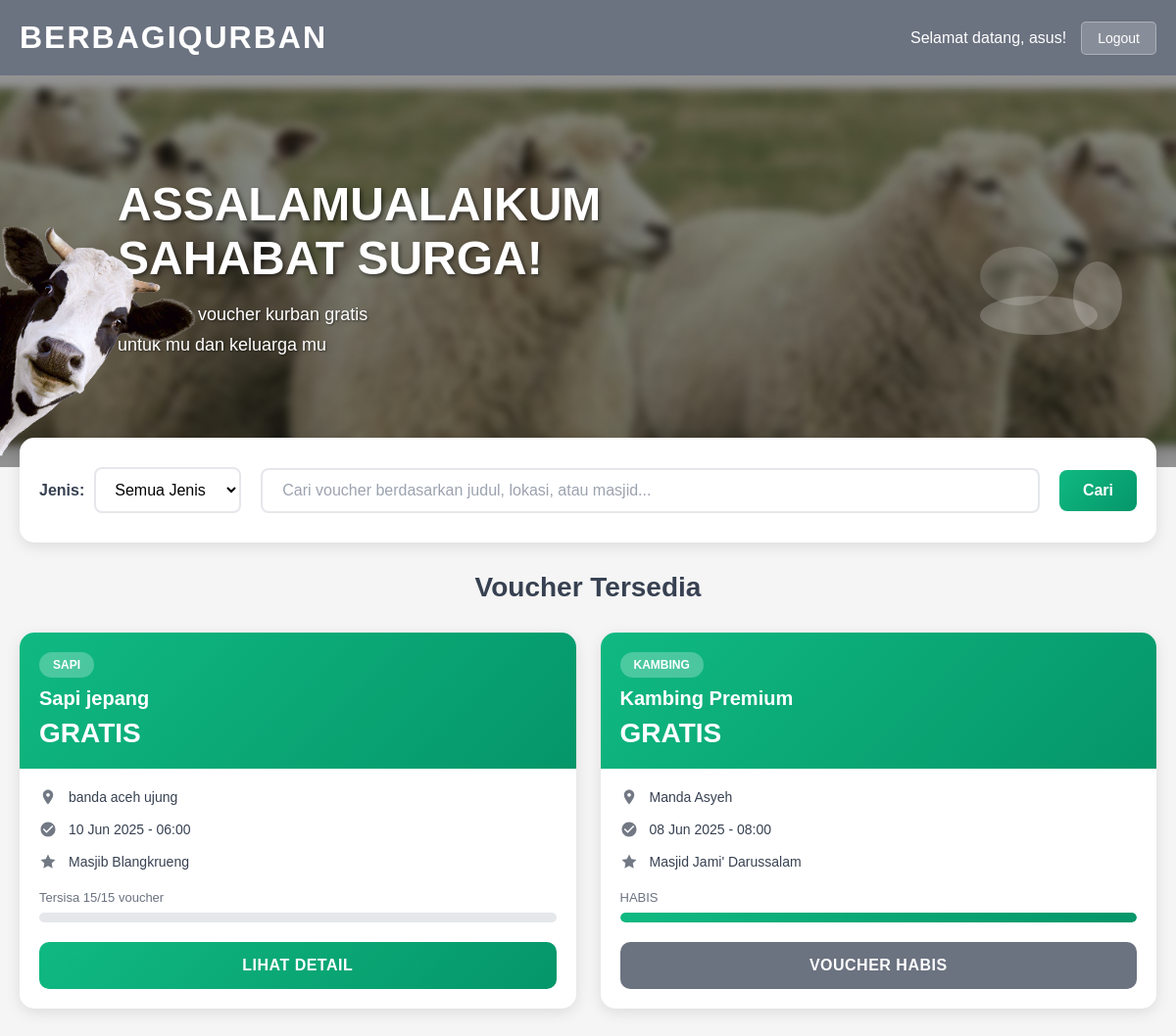
The app's page /home/ (signed in) with its own data.
### berbagikurban/models.py (models this page shows, shortened)
class Voucher(models.Model):
    ANIMAL_CHOICES = [
        ('kambing', 'Kambing'),
        ('sapi', 'Sapi'),
        ('domba', 'Domba'),
        ('kerbau', 'Kerbau'),
    ]
    title = models.CharField(max_length=200, verbose_name="Judul Voucher")
    animal_type = models.CharField(max_length=20, choices=ANIMAL_CHOICES, verbose_name="Jenis Hewan")
    category = models.ForeignKey(Category, on_delete=models.SET_NULL, null=True, blank=True, verbose_name="Kategori")
    location = models.CharField(max_length=200, verbose_name="Lokasi")
    mosque = models.CharField(max_length=200, verbose_name="Masjid")
    schedule_date = models.DateField(verbose_name="Tanggal Penyembelihan")
    schedule_time = models.TimeField(verbose_name="Waktu Penyembelihan")
    total_vouchers = models.IntegerField(default=0, verbose_name="Total Voucher")
    remaining_vouchers = models.IntegerField(default=0, verbose_name="Sisa Voucher")
    is_active = models.BooleanField(default=True, verbose_name="Status Aktif")
    created_at = models.DateTimeField(auto_now_add=True)
    updated_at = models.DateTimeField(auto_now=True)
    class Meta:
        verbose_name = "Voucher"
        verbose_name_plural = "Vouchers"
        ordering = ['-created_at']
    @property
    def progress_percentage(self):
        if self.total_vouchers == 0:
            return 0
        claimed = self.total_vouchers - self.remaining_vouchers
        return round((claimed / self.total_vouchers) * 100, 2)
    @property
    def is_available(self):
        return self.remaining_vouchers > 0 and self.is_active
    @property
    def status_text(self):
        if self.remaining_vouchers == 0:
            return "HABIS"
        return f"Tersisa {self.remaining_vouchers}/{self.total_vouchers} voucher"

### berbagikurban/views.py (the view)
# urls.py: path('home/', views.home_view, name='home'),
@login_required
def home_view(request):
    vouchers = Voucher.objects.filter(is_active=True).order_by('-created_at')
    user_claims = VoucherClaim.objects.filter(user=request.user)
    claimed_voucher_ids = user_claims.values_list('voucher_id', flat=True)
    animal_filter = request.GET.get('jenis')
    if animal_filter:
        vouchers = vouchers.filter(animal_type=animal_filter)
    search_query = request.GET.get('search')
    if search_query:
        vouchers = vouchers.filter(
            models.Q(title__icontains=search_query) |
            models.Q(location__icontains=search_query) |
            models.Q(mosque__icontains=search_query)
        )
    context = {
        'vouchers': vouchers,
        'user_claims': user_claims,
        'claimed_voucher_ids': claimed_voucher_ids,
        'has_claims': user_claims.exists(),
        'animal_choices': Voucher.ANIMAL_CHOICES,
        'current_filter': animal_filter,
        'current_search': search_query
    }
    return render(request, 'home.html', context)

### templates/home.html (shortened to what this page needs)
{% load static %}
<!DOCTYPE html>
<html lang="id">
<head>
</head>
<body>
    <header class="header">
        <h1>BERBAGIQURBAN</h1>
        <div class="user-info">
            <span>Selamat datang, {{ user.username }}!</span>
            <a href="{% url 'logout' %}" class="logout-btn">Logout</a>
        </div>
    </header>
    <section class="hero-section">
        <img src="{% static 'popup.png' %}" alt="Cow Head Popup" class="popup-cow">
        <div class="hero-content">
            <h2>ASSALAMUALAIKUM<br>SAHABAT SURGA!</h2>
            <p>Dapatkan voucher kurban gratis</p>
            <p>untuk mu dan keluarga mu</p>
        </div>
    </section>
    <section class="search-section">
        <form method="GET" class="search-container">
            <div class="filter-group">
                <label for="jenis">Jenis:</label>
                <select name="jenis" id="jenis" class="filter-select">
                    <option value="">Semua Jenis</option>
                </select>
            </div>
            <input type="text" name="search" class="search-input" placeholder="Cari voucher berdasarkan judul, lokasi, atau masjid..." value="{{ current_search|default:'' }}">
            <button type="submit" class="search-btn">Cari</button>
        </form>
    </section>
    <section class="vouchers-section">
        <h2 class="section-title">Voucher Tersedia</h2>
        {% if vouchers %}
        <div class="vouchers-grid">
            {% for voucher in vouchers %}
            <div class="voucher-card">
                <div class="card-header">
                    <span class="animal-tag">{{ voucher.get_animal_type_display }}</span>
                    <div class="card-title">{{ voucher.title }}</div>
                    <div class="card-price">GRATIS</div>
                </div>
                <div class="card-body">
                    <div class="info-item">
                        <svg class="info-icon" viewBox="0 0 24 24" fill="currentColor">
                            <path d="M12 2C8.13 2 5 5.13 5 9c0 5.25 7 13 7 13s7-7.75 7-13c0-3.87-3.13-7-7-7zm0 9.5c-1.38 0-2.5-1.12-2.5-2.5s1.12-2.5 2.5-2.5 2.5 1.12 2.5 2.5-1.12 2.5-2.5 2.5z"/>
                        </svg>
                        {{ voucher.location }}
                    </div>
                    <div class="info-item">
                        <svg class="info-icon" viewBox="0 0 24 24" fill="currentColor">
                            <path d="M12 2C6.48 2 2 6.48 2 12s4.48 10 10 10 10-4.48 10-10S17.52 2 12 2zm-2 15l-5-5 1.41-1.41L10 14.17l7.59-7.59L19 8l-9 9z"/>
                        </svg>
                        {{ voucher.schedule_date|date:"d M Y" }} - {{ voucher.schedule_time|time:"H:i" }}
                    </div>
                    <div class="info-item">
                        <svg class="info-icon" viewBox="0 0 24 24" fill="currentColor">
                            <path d="M12 2l3.09 6.26L22 9.27l-5 4.87 1.18 6.88L12 17.77l-6.18 3.25L7 14.14 2 9.27l6.91-1.01L12 2z"/>
                        </svg>
                        {{ voucher.mosque }}
                    </div>
                    <div class="progress-container">
                        <div class="progress-label">{{ voucher.status_text }}</div>
                        <div class="progress-bar">
                            <div class="progress-fill" style="width: {{ voucher.progress_percentage }}%;"></div>
                        </div>
                    </div>
                    {% if voucher.id in claimed_voucher_ids %}
                        <div class="claim-button claimed">Sudah Diklaim</div>
                    {% elif not voucher.is_available %}
                        <div class="claim-button claimed">Voucher Habis</div>
                    {% else %}
                        <a href="{% url 'voucher_detail' voucher.id %}" class="claim-button">Lihat Detail</a>
                    {% endif %}
                </div>
            </div>
            {% endfor %}
        </div>
        {% else %}
        <div class="no-vouchers">
            <h3>Tidak ada voucher tersedia</h3>
            <p>Maaf, saat ini tidak ada voucher yang sesuai dengan pencarian Anda.</p>
        </div>
        {% endif %}
    </section>
</body>
</html>

### records on screen
Voucher: animal_type "SAPI", title "Sapi jepang", location "banda aceh ujung", schedule_date "10 Jun 2025", schedule_time "06:00", mosque "Masjib Blangkrueng", status_text "Tersisa 15/15 voucher", is_active "LIHAT DETAIL"
Voucher: animal_type "KAMBING", title "Kambing Premium", location "Manda Asyeh", schedule_date "08 Jun 2025", schedule_time "08:00", mosque "Masjid Jami' Darussalam", status_text "HABIS", total_vouchers 15 (drawn), shows "VOUCHER HABIS"

### other values on screen
{{ user.username }} "asus"
